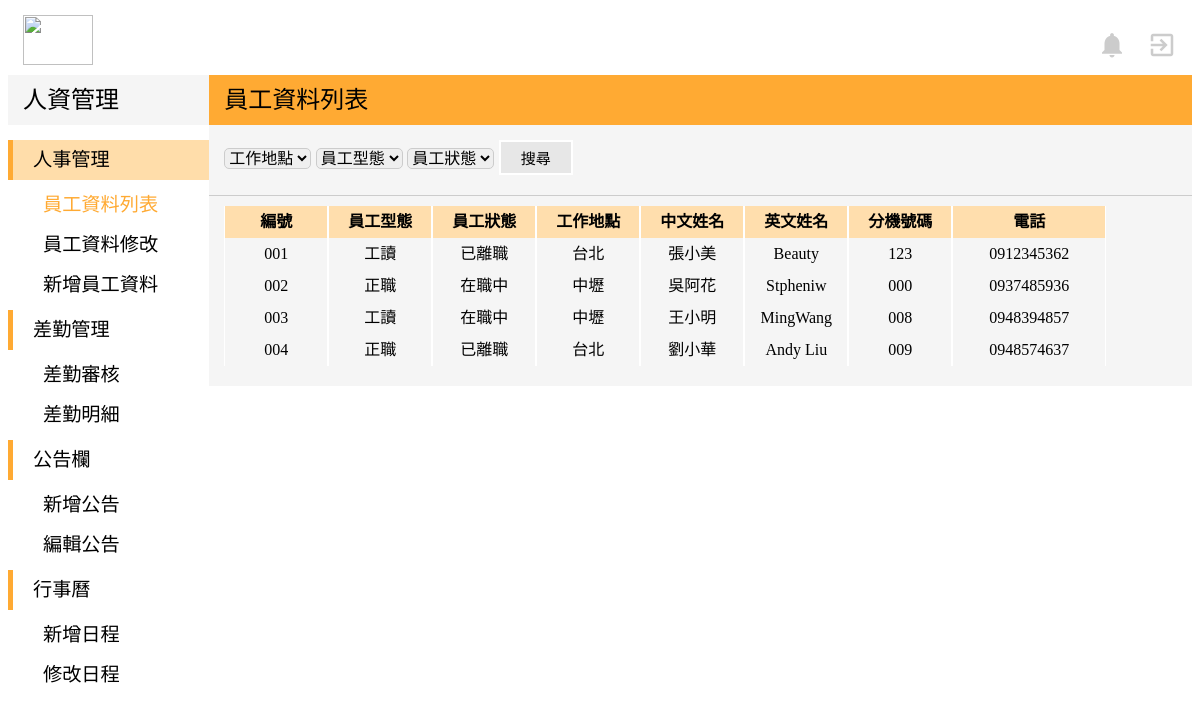
The app's page /admin-Model/admin_employee.php (signed in) with its own data.
### tables this page shows
CREATE TABLE `employees` (
  `id` int(255) NOT NULL,
  `e_sn` varchar(30) NOT NULL,
  `e_date` date DEFAULT NULL,
  `e_name_cn` varchar(20) DEFAULT NULL,
  `e_name_en` varchar(15) DEFAULT NULL,
  `e_sex` varchar(6) DEFAULT NULL,
  `e_birth` date DEFAULT NULL,
  `e_personalID` varchar(10) NOT NULL,
  `e_marriage` varchar(6) DEFAULT NULL,
  `e_blood` varchar(2) DEFAULT NULL,
  `e_address` varchar(150) DEFAULT NULL,
  `e_mobile` varchar(20) DEFAULT NULL,
  `e_email` varchar(100) DEFAULT NULL,
  `e_emergency` varchar(15) DEFAULT NULL,
  `e_em_mobile` varchar(20) DEFAULT NULL,
  `e_edu` varchar(30) DEFAULT NULL,
  `e_edu_high` varchar(30) DEFAULT NULL,
  `e_edu_dep` varchar(30) DEFAULT NULL,
  `e_edu_start` date DEFAULT NULL,
  `e_edu_end` date DEFAULT NULL,
  `e_edu_gra` varchar(10) DEFAULT NULL,
  `e_exp_com1` varchar(30) DEFAULT NULL,
  `e_exp_posi1` varchar(30) DEFAULT NULL,
  `e_exp_start1` date DEFAULT NULL,
  `e_exp_reason1` varchar(100) DEFAULT NULL,
  `e_license` varchar(60) DEFAULT NULL,
  `e_exp_end1` date DEFAULT NULL,
  `e_exp_com2` varchar(30) DEFAULT NULL,
  `e_exp_posi2` varchar(30) DEFAULT NULL,
  `e_exp_start2` date DEFAULT NULL,
  `e_exp_end2` date DEFAULT NULL,
  `e_exp_reason2` varchar(100) DEFAULT NULL,
  `e_exp_com3` varchar(30) DEFAULT NULL,
  `e_exp_posi3` varchar(30) DEFAULT NULL,
  `e_exp_start3` date DEFAULT NULL,
  `e_exp_end3` date DEFAULT NULL,
  `e_exp_reason3` varchar(100) DEFAULT NULL,
  `e_exp_com4` varchar(30) DEFAULT NULL,
  `e_exp_posi4` varchar(30) DEFAULT NULL,
  `e_exp_start4` date DEFAULT NULL,
  `e_exp_end4` date DEFAULT NULL,
  `e_exp_reason4` varchar(100) DEFAULT NULL,
  `e_exp_com5` varchar(30) DEFAULT NULL,
  `e_exp_posi5` varchar(30) DEFAULT NULL,
  `e_exp_start5` date DEFAULT NULL,
  `e_exp_end5` date DEFAULT NULL,
  `e_exp_reason5` varchar(100) DEFAULT NULL,
  `e_type` varchar(10) DEFAULT NULL,
  `e_status` varchar(10) DEFAULT NULL,
  `e_location` varchar(10) DEFAULT NULL,
  `e_extension` varchar(15) DEFAULT NULL
);

### admin-Model/admin_employee.php (the view, shortened to what this page needs)
<?php
$servername = "localhost";
$username = "root";
$password = "root";
$dbname = "peopleresource";
$location=$_POST["Location"];
$type=$_POST["Type"];
$status=$_POST["Status"];
try {
    $conn = mysqli_connect($servername,$username ,$password,$dbname);
	if($location==NULL){
		if($type==NULL){
			if($status==NULL){
				$sql = "SELECT * FROM employees";
				$result = mysqli_query($conn,$sql);}
			else{
				$sql = "SELECT * FROM `employees` WHERE e_status='$status'";
				$result = mysqli_query($conn,$sql);}}
		else{
			if($status==NULL){
				$sql = "SELECT * FROM `employees` WHERE e_type='$type'";
				$result = mysqli_query($conn,$sql);}
			else{
				$sql = "SELECT * FROM `employees` WHERE e_status='$status' && e_type='$type'";
				$result = mysqli_query($conn,$sql);}}}
	else{
		if($type==NULL){
			if($status==NULL){
				$sql = "SELECT * FROM `employees` WHERE e_location='$location'";
				$result = mysqli_query($conn,$sql);}
			else{
				$sql = "SELECT * FROM `employees` WHERE e_status='$status' && e_location='$location'";
				$result = mysqli_query($conn,$sql);}}
		else{
			if($status==NULL){
				$sql = "SELECT * FROM `employees` WHERE e_location='$location' && e_type='$type'";
				$result = mysqli_query($conn,$sql);}
			else{
				$sql = "SELECT * FROM `employees` WHERE e_location='$location' && e_type='$type' && e_status='$status'";
				$result = mysqli_query($conn,$sql);}}}
	}
catch(PDOException $e)
    {
    echo $sql . "<br>" . $e->getMessage();
    }
?>
<!DOCTYPE html>
<html>
<head>
	<link rel="stylesheet" href="../view/indexStyle.css">
</head>
<body>
  <div class="top">
  <img class="titleImg" src="https://cdn.unwire.hk/wp-content/uploads/2014/10/facebook-user.jpg" width="70" height="50">
		<a href="../user-Model/user_index.php">
			<i id="topIcon" class="material-icons" >exit_to_app</i>
		</a>
		<a href="#">
			<i id="topIcon" class="material-icons">notifications</i>
		</a>
	</div>
	<div class="down">
		<div class="left">
			<div class="left-top">
				<p class="left-top-title">人資管理</p>
			</div>
			<div class="left-bottom">
				<div style="margin-bottom:5px">
					<div class="left-title" style="background-color:#FFDDAA">
						<p style="margin:auto 20px">人事管理</p>
					</div>
					<div class="left-list" >
						<p style="margin:auto 35px;color:#FFAA33;font-weight:500">員工資料列表</p>
					</div>
						<div class="left-list">
							<a href="admin_editEmployee.php" style="margin:auto 35px">員工資料修改</a>
						</div>
						<div class="left-list">
							<a href="admin_addEmployee.php" style="margin:auto 35px">新增員工資料</a>
						</div>
				</div>
				<div style="margin-bottom:5px">
					<div class="left-title">
						<p style="margin:auto 20px">差勤管理</p>
					</div>
					<div class="left-list">
						<a href="admin_bTrip.php" style="margin:auto 35px">差勤審核</a>
					</div>
					<div class="left-list">
						<a href="admin_mission.php" style="margin:auto 35px">差勤明細</a>
					</div>
				</div>
				<div style="margin-bottom:5px">
					<div class="left-title">
						<p style="margin:auto 20px">公告欄</p>
					</div>
					<div class="left-list">
						<a href="admin_addNews.php" style="margin:auto 35px">新增公告</a>
					</div>
					<div class="left-list">
						<a href="admin_editNews.php" style="margin:auto 35px">編輯公告</a>
					</div>
				</div>
				<div style="margin-bottom:5px">
					<div class="left-title">
						<p style="margin:auto 20px">行事曆</p>
					</div>
					<div class="left-list">
						<a href="#" style="margin:auto 35px">新增日程</a>
					</div>
					<div class="left-list">
						<a href="#" style="margin:auto 35px">修改日程</a>
					</div>
				</div>
			</div>
		</div>
		<div class="right">
			<div class="right-top">
				<p class="right-top-title">員工資料列表</p>
			</div>
			<div class="right-bottom">
				<div style="width:100%;height:70px;margin:auto;border-bottom:solid 1px #CCC;">
					<form method="post" action="admin_employee.php" style="float:left;margin:15px">
					<select name="Location">
						<option value="" selected>工作地點</option>
					</select>
					<select name="Type">
						<option value="" selected>員工型態</option>
					</select>
					<select name="Status">
						<option value="" selected>員工狀態</option>
					</select>
					<input class="btn" type="submit" value="搜尋" />
					</form>
				</div>
				<div>
					<table cellspacing="0" style="margin-left:15px">
						<th>編號</th>
						<th>員工型態</th>
						<th>員工狀態</th>
						<th>工作地點</th>
						<th>中文姓名</th>
						<th>英文姓名</th>
						<th>分機號碼</th>
						<th>電話</th>
						<?php  while($row = mysqli_fetch_array($result)) { ?>
						<tr>
  						<td style="width:100px"><?php echo $row["e_sn"]; ?></td>
  						<td style="width:100px"><?php echo $row["e_type"]; ?></td>
  						<td style="width:100px"><?php echo $row["e_status"];?></td>
  						<td style="width:100px"><?php echo $row["e_location"];?></td>
  						<td style="width:100px"><?php echo $row["e_name_cn"];?></td>
  						<td style="width:100px"><?php echo $row["e_name_en"];?></td>
  						<td style="width:100px"><?php echo $row["e_extension"]?></td>
  						<td style="width:150px"><?php echo $row["e_mobile"];?></td>
						</tr>
					<?php } ?>
					</table>
				</div>
			</div>
		</div>
	</div>
</body>
</html>

### view/indexStyle.css (style rules this page uses)
a { text-decoration:none; }
a:link { color: black; }
.top { width:100%; height:60px; background-color:white; margin-top:15px; }
.titleImg { float:left; margin-left:15px; }
#topIcon { margin-top:15px; margin-right:15px; margin-left:5px; float:right; font-size:30px; color:#CCC; }
.down { width:100%; height:auto; background-color:white; margin:auto; }
.left { width:17%; height:auto; background-color:white; margin:auto; float:left; }
.left-top { width:100%; height:50px; background-color:#F5F5F5; margin:auto; }
.left-top-title { line-height:50px; font-family:Microsoft JhengHei; font-size:150%; margin:auto 15px; font-weight: 500; }
.left-bottom { margin-top: 15px; }
.left-title { width:100%; height:40px; text-align:left; font-family:Microsoft JhengHei; border-left:solid 5px #FFAA33; margin-bottom:5px; line-height:40px; font-size:120%; }
.left-list { width:100%; height:40px; text-align:left; font-family:Microsoft JhengHei; font-size:18px; color:#666666; font-size:120%; line-height:40px; font-weight: 300; }
.right { width:83%; height:auto; background-color:#F5F5F5; margin:auto; float:right; padding-bottom: 20px; }
.right-top { width:100%; height:50px; background-color:#FFAA33; margin:auto; }
.right-top-title { line-height:50px; font-family:Microsoft JhengHei; font-size:150%; margin:auto 15px; font-weight: 500; }
.btn { border:2px white solid; color:black; padding:5px 20px; cursor:pointer; background-color:#e7e7e7; font-family: Microsoft JhengHei; font-size:15px; }
table { margin-top:10px; font-family:Microsoft JhengHei; font-size:16px; line-height:30px; word-wrap:break-word; word-break: break-all; }
td,th,tr { font-family:Microsoft JhengHei; font-size:16px; text-align:center; }
select { border-radius:5px; border:solid 1px #CCC; font-size:16px; font-family:Microsoft JhengHei; }
option { border-radius:5px; border:solid 1px #CCC; font-size:16px; font-family:Microsoft JhengHei; }
form { line-height: :20px; font-family:Microsoft JhengHei; font-size:18px; }

### admin-Model/admin_employee.php (style rules this page uses)
th { background-color:#FFDEAD; }
td,tr,th { border-left: solid 1px white; border-right: solid 1px white; }

### records on screen
employees: e_sn "001", e_type "工讀", e_status "已離職", e_location "台北", e_name_cn "張小美", e_name_en "Beauty", e_extension "123", e_mobile "0912345362"
employees: e_sn "002", e_type "正職", e_status "在職中", e_location "中壢", e_name_cn "吳阿花", e_name_en "Stpheniw", e_extension "000", e_mobile "0937485936"
employees: e_sn "003", e_type "工讀", e_status "在職中", e_location "中壢", e_name_cn "王小明", e_name_en "MingWang", e_extension "008", e_mobile "0948394857"
employees: e_sn "004", e_type "正職", e_status "已離職", e_location "台北", e_name_cn "劉小華", e_name_en "Andy Liu", e_extension "009", e_mobile "0948574637"
